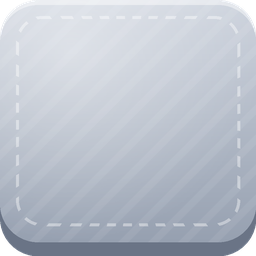
#> input picture art/ui/inventory/tile_common.png, 256 x 256 px
$ python -i potion_icons.py   (imports and definitions only)
#> lines starting #> are read from the running program, lines starting #| are printed output that depends on the picture
"""Potion icons (2026-10-19, the user's pick: style B "grows with tier" on the Potions UI canvas,
https://claude.ai/artifact/W9XiBtGwqgKrgc5hacFfjn). Tier I is a small vial, Tier II a shouldered bottle
with a gold collar, Tier III a wide gold-stoppered decanter on a gold base with a sparkle. The liquid is the
potion's colour (Config/Potions) and carries its symbol: a heart (Health), a sword (Strength), a shield
(Stoneskin) and a lightning bolt (Swiftness). Ink 23303a, like the other icons. World 2's three (2026-10-20):
Regen (green, a plus), Gatherer's (amber, an axe) and Angler's (blue, a fish).

  py potion_icons.py              writes potion_icons.html (one <svg data-export> per icon)
  py ../ui/svg_render.py potion_icons.html raw 512 8772   then open http://127.0.0.1:8772/render.html
  py potion_icons.py finish [Kind ...] [--sheet=<path>]
                                  crops raw/potion_<Id>.png into art/icons/potions/ (every kind, or the ones
                                  named); a review sheet only when asked (art/ keeps live art only)
"""
import os
import sys

HERE = os.path.dirname(os.path.abspath(__file__))
ART = os.path.dirname(os.path.dirname(HERE))
INK = "#23303a"
GLASS = "#e9f7fb"

COLORS = {
    "Health": ("#e4424c", "#ff9ea3"),
    "Strength": ("#f28c28", "#ffcf8f"),
    "Stoneskin": ("#9a9aa8", "#dcdce4"),
    "Swiftness": ("#40c4e8", "#b4f0ff"),
    "Regen": ("#58c860", "#bff2b8"),
    "Gatherer": ("#c88234", "#f2cc8e"),
    "Angler": ("#3a6ee8", "#aac6ff"),
}
SYMBOLS = {
    "Health": "M0 11 C-15 1 -15 -12 -6.5 -12 C-2.5 -12 0 -9 0 -6.5 C0 -9 2.5 -12 6.5 -12 C15 -12 15 1 0 11 Z",
    "Strength": "M-3.2 -15 L3.2 -15 L4.4 -11 L4.4 3 L10.5 3 L10.5 8 L4.4 8 L4.4 15 L-4.4 15 L-4.4 8 L-10.5 8 L-10.5 3 L-4.4 3 L-4.4 -11 Z",
    "Stoneskin": "M0 -14 L12 -9.5 L12 1 C12 8 6 12.5 0 14.5 C-6 12.5 -12 8 -12 1 L-12 -9.5 Z",
    "Swiftness": "M4 -15 L-9 2 L-1 2 L-5 15 L9 -3 L1 -3 Z",
    "Regen": "M-4.5 -14 L4.5 -14 L4.5 -4.5 L14 -4.5 L14 4.5 L4.5 4.5 L4.5 14 L-4.5 14 L-4.5 4.5 L-14 4.5 L-14 -4.5 L-4.5 -4.5 Z",
    "Gatherer": "M1 -15 L6 -15 L6 16 L1 16 Z M1 -12 L-3 -12 C-4 -16 -9 -17 -13 -15 C-17 -11 -17 1 -13 5 C-9 7 -4 6 -3 2 L1 2 Z",
    "Angler": "M-14 0 C-9 -9 3 -9 7 -2.5 L14 -9 L14 9 L7 2.5 C3 9 -9 9 -14 0 Z",
}
TURN = {"Gatherer": 40}  # degrees: the axe leans like the emoji, blade up and to the left
RARITY = {1: "uncommon", 2: "epic", 3: "legendary"}


# [44 lines left out: functions symbol, tier1, tier2, tier3, not called in this run]


# The Crafter's "Lasts" card icon: a gold-framed hourglass with the sand running.
HOURGLASS = "".join([
    f'<path d="M40 22 L88 22 L88 30 C88 48 72 56 68 64 C72 72 88 80 88 98 L88 106 L40 106 L40 98 C40 80 56 72 60 64 C56 56 40 48 40 30 Z" fill="{GLASS}" stroke="{INK}" stroke-width="5" stroke-linejoin="round"></path>',
    '<path d="M46 34 L82 34 C80 46 70 52 64 58 C58 52 48 46 46 34 Z" fill="#f2b33a"></path>',
    '<path d="M64 62 L64 92" stroke="#f2b33a" stroke-width="4" stroke-linecap="round"></path>',
    '<path d="M46 101 C48 90 58 86 64 86 C70 86 80 90 82 101 Z" fill="#f2b33a"></path>',
    '<path d="M48 40 C50 46 54 50 58 53" fill="none" stroke="#ffffff" stroke-width="4" stroke-linecap="round" opacity="0.9"></path>',
    f'<rect x="30" y="10" width="68" height="14" rx="6" fill="#f6c840" stroke="{INK}" stroke-width="4.5"></rect>',
    f'<rect x="30" y="104" width="68" height="14" rx="6" fill="#f6c840" stroke="{INK}" stroke-width="4.5"></rect>',
    '<path d="M38 15 L60 15" stroke="#fff3b0" stroke-width="3" stroke-linecap="round"></path>',
])


# [11 lines left out: function write_html, not called in this run]


def fit(src, dst):
#> called with src = '../../ui/inventory/tile_common.png', dst = 'out.png'
    from PIL import Image
    im = Image.open(src).convert("RGBA")
#> im is the input picture: PIL image 256x256 RGBA; mean R, G, B, A 184.1, 190.7, 201.6, 250.3
    im = im.crop(im.getchannel("A").getbbox())
    k = 464 / max(im.size)
#> k = 1.81
    im = im.resize((round(im.width * k), round(im.height * k)), Image.LANCZOS)
#> im: PIL image 464x464 RGBA
    icon = Image.new("RGBA", (512, 512), (0, 0, 0, 0))
#> icon: PIL image 512x512 RGBA; every value is 0
    icon.alpha_composite(im, ((512 - im.width) // 2, (512 - im.height) // 2))
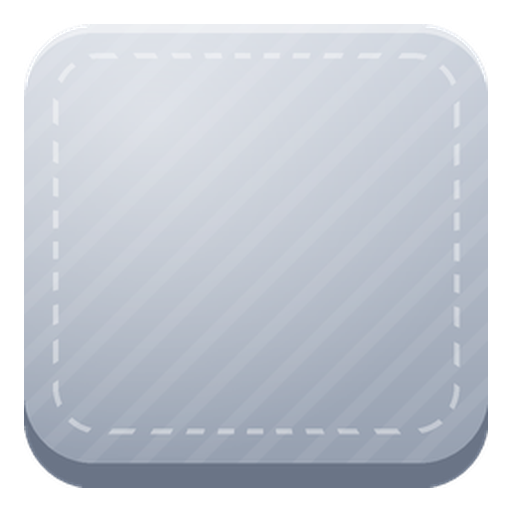
#> icon: PIL image 512x512 RGBA; mean R, G, B, A 151.3, 156.7, 165.7, 205.6; transparent parts drawn white
    icon.save(dst)
    return icon


# [22 lines left out: function finish, not called in this run]


# [7 lines not run here, left out]

>>> result = fit('../../ui/inventory/tile_common.png', 'out.png')
